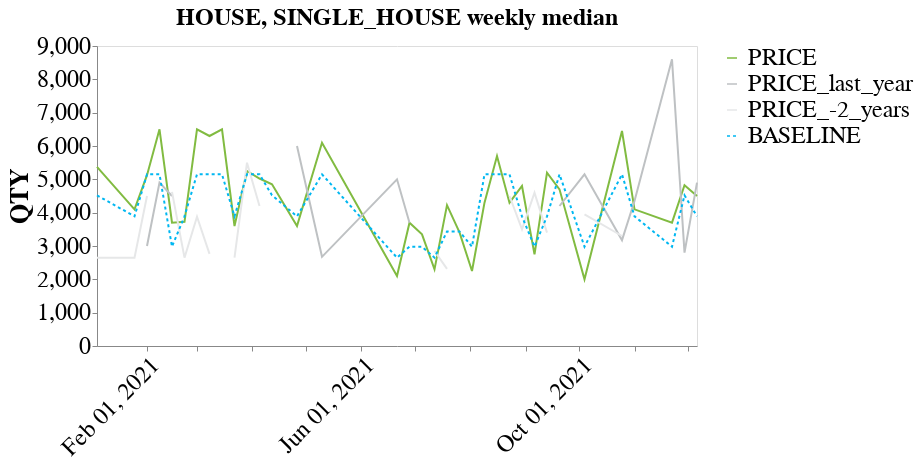
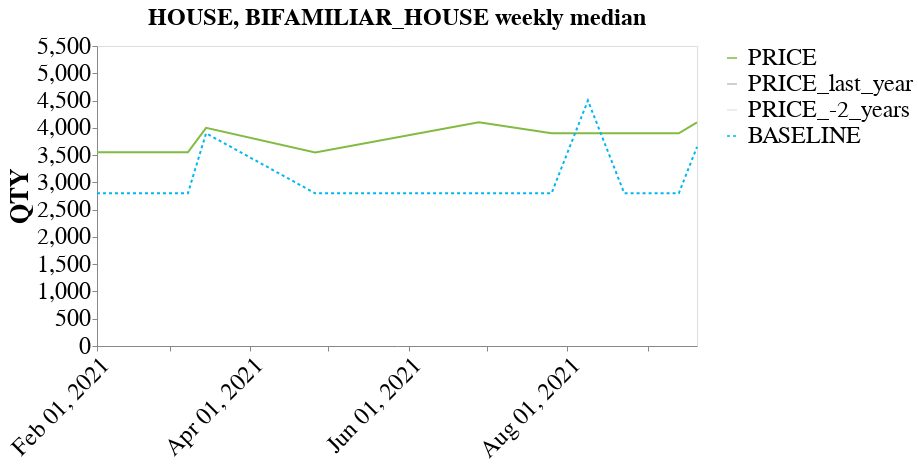

Write notebook code for charts like these, in order.
### Markdown cell above
#### As expected the baseline based on median is a bit below average prices

### Code cell
tsp.plot_weekly_per_agg(df,actuals_col='PRICE',var_cols=['BASELINE'], agg_col='CATEGORIES', 
                           agg='median', limit_n_plots=3, title_text='',
                          date_from='2021-01-01',date_upto='2021-12-31',plot_two_years_ago=True,plot_last_year=True)

### Figure 1 — Vega-Lite specification as saved in the notebook (floating-point values rounded to 4 significant figures; data arrays with more than 128 entries replaced by an {"elided": "..."} marker saying what was removed)
{"config": {"title": {"font": "Constantia", "fontSize": 24}, "axis": {"labelFont": "Constantia", "titleFont": "Constantia", "labelFontSize": 24, "titleFontSize": 26, "grid": false}, "header": {"labelFont": "Constantia", "titleFont": "Constantia", "labelFontSize": 24, "titleFontSize": 26}, "legend": {"labelFont": "Constantia", "titleFont": "Constantia", "labelFontSize": 24, "titleFontSize": 26}, "view": {"height": 300, "width": 600}}, "concat": [{"mark": {"type": "line"}, "encoding": {"color": {"field": "variable", "legend": {"labelLimit": 1000, "orient": "right", "symbolLimit": 0, "title": ""}, "scale": {"domain": ["PRICE", "PRICE_last_year", "PRICE_-2_years", "BASELINE"], "range": ["#81BB41", "#BEC1C3", "#E6E7E8", "#00B7F1"]}, "type": "nominal"}, "strokeDash": {"field": "variable", "scale": {"domain": ["PRICE", "PRICE_last_year", "PRICE_-2_years", "BASELINE"], "range": [[0], [0], [0], [3, 3]]}, "type": "nominal"}, "tooltip": [{"field": "THIS_WEEK_MONDAY", "timeUnit": "yearmonthdate", "type": "temporal"}, {"field": "variable", "type": "nominal"}, {"field": "value", "type": "quantitative"}], "x": {"axis": {"labelAngle": -45, "title": ""}, "field": "THIS_WEEK_MONDAY", "timeUnit": "yearmonthdate", "type": "temporal"}, "y": {"axis": {"title": "QTY"}, "field": "value", "type": "quantitative"}}, "name": "view_2", "title": "HOUSE, SINGLE_HOUSE weekly median "}], "columns": 1, "data": {"name": "data-6480d18fd4eb0e5e8ff5607d89a40345"}, "params": [{"name": "param_2", "select": {"type": "interval", "encodings": ["x"]}, "views": ["view_2"]}], "$schema": "https://vega.github.io/schema/vega-lite/v5.15.1.json", "datasets": {"data-6480d18fd4eb0e5e8ff5607d89a40345": {"elided": "140 records"}}}

### Figure 2 — Vega-Lite specification as saved in the notebook (floating-point values rounded to 4 significant figures)
{"config": {"title": {"font": "Constantia", "fontSize": 24}, "axis": {"labelFont": "Constantia", "titleFont": "Constantia", "labelFontSize": 24, "titleFontSize": 26, "grid": false}, "header": {"labelFont": "Constantia", "titleFont": "Constantia", "labelFontSize": 24, "titleFontSize": 26}, "legend": {"labelFont": "Constantia", "titleFont": "Constantia", "labelFontSize": 24, "titleFontSize": 26}, "view": {"height": 300, "width": 600}}, "concat": [{"mark": {"type": "line"}, "encoding": {"color": {"field": "variable", "legend": {"labelLimit": 1000, "orient": "right", "symbolLimit": 0, "title": ""}, "scale": {"domain": ["PRICE", "PRICE_last_year", "PRICE_-2_years", "BASELINE"], "range": ["#81BB41", "#BEC1C3", "#E6E7E8", "#00B7F1"]}, "type": "nominal"}, "strokeDash": {"field": "variable", "scale": {"domain": ["PRICE", "PRICE_last_year", "PRICE_-2_years", "BASELINE"], "range": [[0], [0], [0], [3, 3]]}, "type": "nominal"}, "tooltip": [{"field": "THIS_WEEK_MONDAY", "timeUnit": "yearmonthdate", "type": "temporal"}, {"field": "variable", "type": "nominal"}, {"field": "value", "type": "quantitative"}], "x": {"axis": {"labelAngle": -45, "title": ""}, "field": "THIS_WEEK_MONDAY", "timeUnit": "yearmonthdate", "type": "temporal"}, "y": {"axis": {"title": "QTY"}, "field": "value", "type": "quantitative"}}, "name": "view_3", "title": "HOUSE, BIFAMILIAR_HOUSE weekly median "}], "columns": 1, "data": {"name": "data-a67e72ef0cdcb2b59070cc9ff192cf98"}, "params": [{"name": "param_3", "select": {"type": "interval", "encodings": ["x"]}, "views": ["view_3"]}], "$schema": "https://vega.github.io/schema/vega-lite/v5.15.1.json", "datasets": {"data-a67e72ef0cdcb2b59070cc9ff192cf98": [{"index": 0, "THIS_WEEK_MONDAY": "2021-02-01T00:00:00", "variable": "PRICE", "value": 3550.0}, {"index": 1, "THIS_WEEK_MONDAY": "2021-03-08T00:00:00", "variable": "PRICE", "value": 3550.0}, {"index": 2, "THIS_WEEK_MONDAY": "2021-03-15T00:00:00", "variable": "PRICE", "value": 4000.0}, {"index": 3, "THIS_WEEK_MONDAY": "2021-04-26T00:00:00", "variable": "PRICE", "value": 3550.0}, {"index": 4, "THIS_WEEK_MONDAY": "2021-06-28T00:00:00", "variable": "PRICE", "value": 4100.0}, {"index": 5, "THIS_WEEK_MONDAY": "2021-07-26T00:00:00", "variable": "PRICE", "value": 3900.0}, {"index": 6, "THIS_WEEK_MONDAY": "2021-08-09T00:00:00", "variable": "PRICE", "value": 3900.0}, {"index": 7, "THIS_WEEK_MONDAY": "2021-08-23T00:00:00", "variable": "PRICE", "value": 3900.0}, {"index": 8, "THIS_WEEK_MONDAY": "2021-09-13T00:00:00", "variable": "PRICE", "value": 3900.0}, {"index": 9, "THIS_WEEK_MONDAY": "2021-09-20T00:00:00", "variable": "PRICE", "value": 4100.0}, {"index": 10, "THIS_WEEK_MONDAY": "2021-02-01T00:00:00", "variable": "PRICE_last_year", "value": null}, {"index": 11, "THIS_WEEK_MONDAY": "2021-03-08T00:00:00", "variable": "PRICE_last_year", "value": null}, {"index": 12, "THIS_WEEK_MONDAY": "2021-03-15T00:00:00", "variable": "PRICE_last_year", "value": null}, {"index": 13, "THIS_WEEK_MONDAY": "2021-04-26T00:00:00", "variable": "PRICE_last_year", "value": null}, {"index": 14, "THIS_WEEK_MONDAY": "2021-06-28T00:00:00", "variable": "PRICE_last_year", "value": null}, {"index": 15, "THIS_WEEK_MONDAY": "2021-07-26T00:00:00", "variable": "PRICE_last_year", "value": null}, {"index": 16, "THIS_WEEK_MONDAY": "2021-08-09T00:00:00", "variable": "PRICE_last_year", "value": null}, {"index": 17, "THIS_WEEK_MONDAY": "2021-08-23T00:00:00", "variable": "PRICE_last_year", "value": null}, {"index": 18, "THIS_WEEK_MONDAY": "2021-09-13T00:00:00", "variable": "PRICE_last_year", "value": null}, {"index": 19, "THIS_WEEK_MONDAY": "2021-09-20T00:00:00", "variable": "PRICE_last_year", "value": null}, {"index": 20, "THIS_WEEK_MONDAY": "2021-02-01T00:00:00", "variable": "PRICE_-2_years", "value": null}, {"index": 21, "THIS_WEEK_MONDAY": "2021-03-08T00:00:00", "variable": "PRICE_-2_years", "value": null}, {"index": 22, "THIS_WEEK_MONDAY": "2021-03-15T00:00:00", "variable": "PRICE_-2_years", "value": null}, {"index": 23, "THIS_WEEK_MONDAY": "2021-04-26T00:00:00", "variable": "PRICE_-2_years", "value": 5100.0}, {"index": 24, "THIS_WEEK_MONDAY": "2021-06-28T00:00:00", "variable": "PRICE_-2_years", "value": null}, {"index": 25, "THIS_WEEK_MONDAY": "2021-07-26T00:00:00", "variable": "PRICE_-2_years", "value": null}, {"index": 26, "THIS_WEEK_MONDAY": "2021-08-09T00:00:00", "variable": "PRICE_-2_years", "value": null}, {"index": 27, "THIS_WEEK_MONDAY": "2021-08-23T00:00:00", "variable": "PRICE_-2_years", "value": null}, {"index": 28, "THIS_WEEK_MONDAY": "2021-09-13T00:00:00", "variable": "PRICE_-2_years", "value": null}, {"index": 29, "THIS_WEEK_MONDAY": "2021-09-20T00:00:00", "variable": "PRICE_-2_years", "value": null}, {"index": 30, "THIS_WEEK_MONDAY": "2021-02-01T00:00:00", "variable": "BASELINE", "value": 2800.0}, {"index": 31, "THIS_WEEK_MONDAY": "2021-03-08T00:00:00", "variable": "BASELINE", "value": 2800.0}, {"index": 32, "THIS_WEEK_MONDAY": "2021-03-15T00:00:00", "variable": "BASELINE", "value": 3900.0}, {"index": 33, "THIS_WEEK_MONDAY": "2021-04-26T00:00:00", "variable": "BASELINE", "value": 2800.0}, {"index": 34, "THIS_WEEK_MONDAY": "2021-06-28T00:00:00", "variable": "BASELINE", "value": 2800.0}, {"index": 35, "THIS_WEEK_MONDAY": "2021-07-26T00:00:00", "variable": "BASELINE", "value": 2800.0}, {"index": 36, "THIS_WEEK_MONDAY": "2021-08-09T00:00:00", "variable": "BASELINE", "value": 4500.0}, {"index": 37, "THIS_WEEK_MONDAY": "2021-08-23T00:00:00", "variable": "BASELINE", "value": 2800.0}, {"index": 38, "THIS_WEEK_MONDAY": "2021-09-13T00:00:00", "variable": "BASELINE", "value": 2800.0}, {"index": 39, "THIS_WEEK_MONDAY": "2021-09-20T00:00:00", "variable": "BASELINE", "value": 3650.0}]}}
